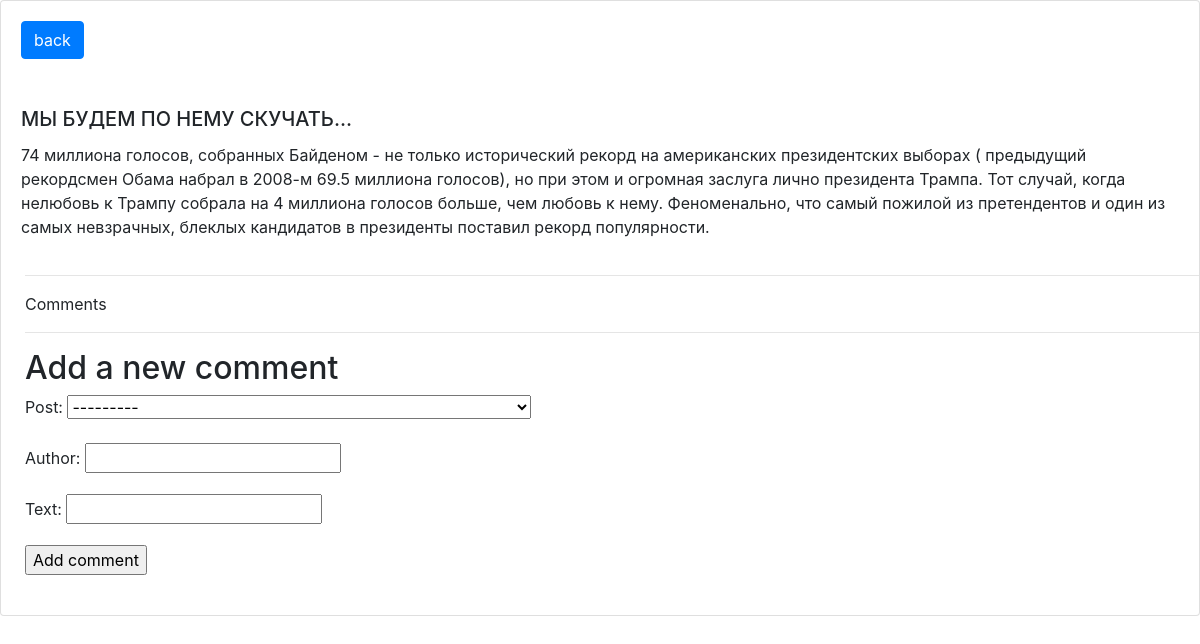
Screenshot of /post_details/tramp_miss/ with the database file from the repository.
### posts/models.py (models this page shows, shortened)
class Post(models.Model):
    title = models.CharField(max_length=150)
    text = models.TextField(blank=True)
    pub_date = models.DateTimeField(auto_now_add=True)
    slug = models.SlugField(max_length=50, unique=True)
    tags = models.ManyToManyField('Tag', blank=True, related_name='posts')
    def __str__(self):
        return self.title
    class Meta:
        ordering = ['-pub_date']
        verbose_name = 'пост'
        verbose_name_plural = 'посты'

### posts/views.py (the view)
# urls.py: path('post_details/<str:slug>/', views.post_details, name='post_details_url'),
def post_details(request, slug):
    post = get_object_or_404(Post, slug__iexact=slug)
    comments = post.comments.all()
    if request.method == 'POST':
        comment_form = CommentForm(data=request.POST)
        if comment_form.is_valid():
            new_comment = comment_form.save(commit=False)
            new_comment.post = post
            new_comment.save()
    else:
        comment_form = CommentForm()
    return render(request, 'post_details.html', context={'post': post,
                                                         'comments': comments,
                                                         'comment_form': comment_form})

### posts/forms.py
class CommentForm(forms.ModelForm):
    class Meta:
        model = Comment
        fields = ('post', 'author', 'text')

### templates/post_details.html (shortened to what this page needs)
<!DOCTYPE html>
<html lang="en">
<head>
    <link rel="stylesheet" href="https://stackpath.bootstrapcdn.com/bootstrap/4.3.1/css/bootstrap.min.css">
</head>
<body>
<div class="card" style="width: 100%;">
    <div class="card-body">
        <a class="btn btn-primary" href="{% url 'posts' %}" role="button">back</a>
        <br>
        <br>
        <br>
        <h5 class="card-title">{{post.title}}</h5>
        <p class="card-text">{{post.text}}</p>
    </div>
    <div class="comments">
        <hr>
        <p>Comments</p>
        <hr>
        {% if new_comment %}
            <h2>Your comment has been added.</h2>
        {% else %}
            <h2>Add a new comment</h2>
            <form action="." method="post">
                {{ comment_form.as_p }}
                <p><input type="submit" value="Add comment"></p>
            </form>
        {% endif %}
    </div>
</div>
</body>
</html>

### templates/post_details.html (style rules this page uses)
.comments { margin-left:2%; margin-bottom:2%; }

### rows the page displays
Post: title "МЫ БУДЕМ ПО НЕМУ СКУЧАТЬ...", text "74 миллиона голосов, собранных Байденом - не только исторический рекорд на американских президентских выборах ( предыдущий рекордсмен Обама набрал в 2008-м 69.5 миллиона голосов), но при этом и огромная заслуга лично президента Трампа. Тот случай, когда нелюбовь к Трампу собрала на 4 миллиона голосов больше, чем любовь к нему. Феноменально, что самый пожилой из претендентов и один из самых невзрачных, блеклых кандидатов в президенты поставил рекорд популярности."
